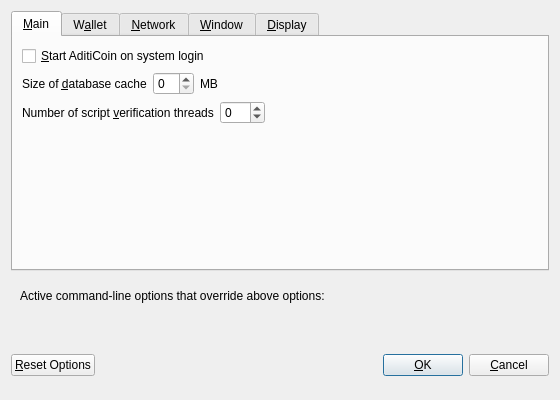
<?xml version="1.0" encoding="UTF-8"?>
<ui version="4.0">
 <class>OptionsDialog</class>
 <widget class="QDialog" name="OptionsDialog">
  <property name="geometry">
   <rect>
    <x>0</x>
    <y>0</y>
    <width>560</width>
    <height>400</height>
   </rect>
  </property>
  <property name="windowTitle">
   <string>Options</string>
  </property>
  <property name="modal">
   <bool>true</bool>
  </property>
  <layout class="QVBoxLayout" name="verticalLayout">
   <item>
    <widget class="QTabWidget" name="tabWidget">
     <property name="currentIndex">
      <number>0</number>
     </property>
     <widget class="QWidget" name="tabMain">
      <attribute name="title">
       <string>&amp;Main</string>
      </attribute>
      <layout class="QVBoxLayout" name="verticalLayout_Main">
       <item>
        <widget class="QCheckBox" name="bitcoinAtStartup">
         <property name="toolTip">
          <string>Automatically start AditiCoin after logging in to the system.</string>
         </property>
         <property name="text">
          <string>&amp;Start AditiCoin on system login</string>
         </property>
        </widget>
       </item>
       <item>
        <layout class="QHBoxLayout" name="horizontalLayout_2_Main">
         <item>
          <widget class="QLabel" name="databaseCacheLabel">
           <property name="text">
            <string>Size of &amp;database cache</string>
           </property>
           <property name="textFormat">
            <enum>Qt::PlainText</enum>
           </property>
           <property name="buddy">
            <cstring>databaseCache</cstring>
           </property>
          </widget>
         </item>
         <item>
          <widget class="QSpinBox" name="databaseCache"/>
         </item>
         <item>
          <widget class="QLabel" name="databaseCacheUnitLabel">
           <property name="text">
            <string>MB</string>
           </property>
           <property name="textFormat">
            <enum>Qt::PlainText</enum>
           </property>
          </widget>
         </item>
         <item>
          <spacer name="horizontalSpacer_2_Main">
           <property name="orientation">
            <enum>Qt::Horizontal</enum>
           </property>
           <property name="sizeHint" stdset="0">
            <size>
             <width>40</width>
             <height>20</height>
            </size>
           </property>
          </spacer>
         </item>
        </layout>
       </item>
       <item>
        <layout class="QHBoxLayout" name="horizontalLayout_3_Main">
         <item>
          <widget class="QLabel" name="threadsScriptVerifLabel">
           <property name="text">
            <string>Number of script &amp;verification threads</string>
           </property>
           <property name="textFormat">
            <enum>Qt::PlainText</enum>
           </property>
           <property name="buddy">
            <cstring>threadsScriptVerif</cstring>
           </property>
          </widget>
         </item>
         <item>
          <widget class="QSpinBox" name="threadsScriptVerif">
           <property name="toolTip">
            <string>Set the number of script verification threads (up to 16, 0 = auto, &lt;0 = leave that many cores free, default: 0)</string>
           </property>
           <property name="minimum">
            <number>-16</number>
           </property>
           <property name="maximum">
            <number>16</number>
           </property>
          </widget>
         </item>
         <item>
          <spacer name="horizontalSpacer_3_Main">
           <property name="orientation">
            <enum>Qt::Horizontal</enum>
           </property>
           <property name="sizeHint" stdset="0">
            <size>
             <width>40</width>
             <height>20</height>
            </size>
           </property>
          </spacer>
         </item>
        </layout>
       </item>
       <item>
        <spacer name="verticalSpacer_Main">
         <property name="orientation">
          <enum>Qt::Vertical</enum>
         </property>
         <property name="sizeHint" stdset="0">
          <size>
           <width>20</width>
           <height>40</height>
          </size>
         </property>
        </spacer>
       </item>
      </layout>
     </widget>
     <widget class="QWidget" name="tabWallet">
      <attribute name="title">
       <string>W&amp;allet</string>
      </attribute>
      <layout class="QVBoxLayout" name="verticalLayout_Wallet">
       <item>
        <widget class="QLabel" name="transactionFeeInfoLabel">
         <property name="text">
          <string>Optional transaction fee per kB that helps make sure your transactions are processed quickly. Most transactions are 1 kB.</string>
         </property>
         <property name="textFormat">
          <enum>Qt::PlainText</enum>
         </property>
         <property name="wordWrap">
          <bool>true</bool>
         </property>
        </widget>
       </item>
       <item>
        <layout class="QHBoxLayout" name="horizontalLayout_1_Wallet">
         <item>
          <widget class="QLabel" name="transactionFeeLabel">
           <property name="text">
            <string>Pay transaction &amp;fee</string>
           </property>
           <property name="textFormat">
            <enum>Qt::PlainText</enum>
           </property>
           <property name="buddy">
            <cstring>transactionFee</cstring>
           </property>
          </widget>
         </item>
         <item>
          <widget class="BitcoinAmountField" name="transactionFee"/>
         </item>
         <item>
          <spacer name="horizontalSpacer_1_Wallet">
           <property name="orientation">
            <enum>Qt::Horizontal</enum>
           </property>
           <property name="sizeHint" stdset="0">
            <size>
             <width>40</width>
             <height>20</height>
            </size>
           </property>
          </spacer>
         </item>
        </layout>
       </item>
       <item>
        <widget class="QLabel" name="spendZeroConfChangeInfoLabel">
         <property name="text">
          <string>If you disable the spending of unconfirmed change, the change from a transaction cannot be used until that transaction has at least one confirmation. This also affects how your balance is computed.</string>
         </property>
         <property name="textFormat">
          <enum>Qt::PlainText</enum>
         </property>
         <property name="wordWrap">
          <bool>true</bool>
         </property>
        </widget>
       </item>
       <item>
        <widget class="QCheckBox" name="spendZeroConfChange">
         <property name="text">
          <string>&amp;Spend unconfirmed change (experts only)</string>
         </property>
        </widget>
       </item>
       <item>
        <spacer name="verticalSpacer_Wallet">
         <property name="orientation">
          <enum>Qt::Vertical</enum>
         </property>
         <property name="sizeHint" stdset="0">
          <size>
           <width>20</width>
           <height>40</height>
          </size>
         </property>
        </spacer>
       </item>
      </layout>
     </widget>
     <widget class="QWidget" name="tabNetwork">
      <attribute name="title">
       <string>&amp;Network</string>
      </attribute>
      <layout class="QVBoxLayout" name="verticalLayout_Network">
       <item>
        <widget class="QCheckBox" name="mapPortUpnp">
         <property name="toolTip">
          <string>Automatically open the AditiCoin client port on the router. This only works when your router supports UPnP and it is enabled.</string>
         </property>
         <property name="text">
          <string>Map port using &amp;UPnP</string>
         </property>
        </widget>
       </item>
       <item>
        <widget class="QCheckBox" name="connectSocks">
         <property name="toolTip">
          <string>Connect to the AditiCoin network through a SOCKS proxy.</string>
         </property>
         <property name="text">
          <string>&amp;Connect through SOCKS proxy (default proxy):</string>
         </property>
        </widget>
       </item>
       <item>
        <layout class="QHBoxLayout" name="horizontalLayout_1_Network">
         <item>
          <widget class="QLabel" name="proxyIpLabel">
           <property name="text">
            <string>Proxy &amp;IP:</string>
           </property>
           <property name="textFormat">
            <enum>Qt::PlainText</enum>
           </property>
           <property name="buddy">
            <cstring>proxyIp</cstring>
           </property>
          </widget>
         </item>
         <item>
          <widget class="QValidatedLineEdit" name="proxyIp">
           <property name="minimumSize">
            <size>
             <width>140</width>
             <height>0</height>
            </size>
           </property>
           <property name="maximumSize">
            <size>
             <width>140</width>
             <height>16777215</height>
            </size>
           </property>
           <property name="toolTip">
            <string>IP address of the proxy (e.g. IPv4: 127.0.0.1 / IPv6: ::1)</string>
           </property>
          </widget>
         </item>
         <item>
          <widget class="QLabel" name="proxyPortLabel">
           <property name="text">
            <string>&amp;Port:</string>
           </property>
           <property name="textFormat">
            <enum>Qt::PlainText</enum>
           </property>
           <property name="buddy">
            <cstring>proxyPort</cstring>
           </property>
          </widget>
         </item>
         <item>
          <widget class="QLineEdit" name="proxyPort">
           <property name="minimumSize">
            <size>
             <width>55</width>
             <height>0</height>
            </size>
           </property>
           <property name="maximumSize">
            <size>
             <width>55</width>
             <height>16777215</height>
            </size>
           </property>
           <property name="toolTip">
            <string>Port of the proxy (e.g. 9050)</string>
           </property>
          </widget>
         </item>
         <item>
          <widget class="QLabel" name="socksVersionLabel">
           <property name="text">
            <string>SOCKS &amp;Version:</string>
           </property>
           <property name="textFormat">
            <enum>Qt::PlainText</enum>
           </property>
           <property name="buddy">
            <cstring>socksVersion</cstring>
           </property>
          </widget>
         </item>
         <item>
          <widget class="QValueComboBox" name="socksVersion">
           <property name="toolTip">
            <string>SOCKS version of the proxy (e.g. 5)</string>
           </property>
          </widget>
         </item>
         <item>
          <spacer name="horizontalSpacer_1_Network">
           <property name="orientation">
            <enum>Qt::Horizontal</enum>
           </property>
           <property name="sizeHint" stdset="0">
            <size>
             <width>40</width>
             <height>20</height>
            </size>
           </property>
          </spacer>
         </item>
        </layout>
       </item>
       <item>
        <spacer name="verticalSpacer_Network">
         <property name="orientation">
          <enum>Qt::Vertical</enum>
         </property>
         <property name="sizeHint" stdset="0">
          <size>
           <width>20</width>
           <height>40</height>
          </size>
         </property>
        </spacer>
       </item>
      </layout>
     </widget>
     <widget class="QWidget" name="tabWindow">
      <attribute name="title">
       <string>&amp;Window</string>
      </attribute>
      <layout class="QVBoxLayout" name="verticalLayout_Window">
       <item>
        <widget class="QCheckBox" name="minimizeToTray">
         <property name="toolTip">
          <string>Show only a tray icon after minimizing the window.</string>
         </property>
         <property name="text">
          <string>&amp;Minimize to the tray instead of the taskbar</string>
         </property>
        </widget>
       </item>
       <item>
        <widget class="QCheckBox" name="minimizeOnClose">
         <property name="toolTip">
          <string>Minimize instead of exit the application when the window is closed. When this option is enabled, the application will be closed only after selecting Quit in the menu.</string>
         </property>
         <property name="text">
          <string>M&amp;inimize on close</string>
         </property>
        </widget>
       </item>
       <item>
        <spacer name="verticalSpacer_Window">
         <property name="orientation">
          <enum>Qt::Vertical</enum>
         </property>
         <property name="sizeHint" stdset="0">
          <size>
           <width>20</width>
           <height>40</height>
          </size>
         </property>
        </spacer>
       </item>
      </layout>
     </widget>
     <widget class="QWidget" name="tabDisplay">
      <attribute name="title">
       <string>&amp;Display</string>
      </attribute>
      <layout class="QVBoxLayout" name="verticalLayout_Display">
       <item>
        <layout class="QHBoxLayout" name="horizontalLayout_1_Display">
         <item>
          <widget class="QLabel" name="langLabel">
           <property name="text">
            <string>User Interface &amp;language:</string>
           </property>
           <property name="textFormat">
            <enum>Qt::PlainText</enum>
           </property>
           <property name="buddy">
            <cstring>lang</cstring>
           </property>
          </widget>
         </item>
         <item>
          <widget class="QValueComboBox" name="lang">
           <property name="toolTip">
            <string>The user interface language can be set here. This setting will take effect after restarting AditiCoin.</string>
           </property>
          </widget>
         </item>
        </layout>
       </item>
       <item>
        <layout class="QHBoxLayout" name="horizontalLayout_2_Display">
         <item>
          <widget class="QLabel" name="unitLabel">
           <property name="text">
            <string>&amp;Unit to show amounts in:</string>
           </property>
           <property name="textFormat">
            <enum>Qt::PlainText</enum>
           </property>
           <property name="buddy">
            <cstring>unit</cstring>
           </property>
          </widget>
         </item>
         <item>
          <widget class="QValueComboBox" name="unit">
           <property name="toolTip">
            <string>Choose the default subdivision unit to show in the interface and when sending coins.</string>
           </property>
          </widget>
         </item>
        </layout>
       </item>
       <item>
        <widget class="QCheckBox" name="displayAddresses">
         <property name="toolTip">
          <string>Whether to show AditiCoin addresses in the transaction list or not.</string>
         </property>
         <property name="text">
          <string>&amp;Display addresses in transaction list</string>
         </property>
        </widget>
       </item>
       <item>
        <widget class="QCheckBox" name="coinControlFeatures">
         <property name="toolTip">
          <string>Whether to show coin control features or not.</string>
         </property>
         <property name="text">
          <string>Display coin &amp;control features (experts only)</string>
         </property>
        </widget>
       </item>
       <item>
        <spacer name="verticalSpacer_Display">
         <property name="orientation">
          <enum>Qt::Vertical</enum>
         </property>
         <property name="sizeHint" stdset="0">
          <size>
           <width>20</width>
           <height>40</height>
          </size>
         </property>
        </spacer>
       </item>
      </layout>
     </widget>
    </widget>
   </item>
   <item>
    <widget class="QFrame" name="frame">
     <layout class="QVBoxLayout" name="verticalLayout_Bottom">
      <item>
       <layout class="QHBoxLayout" name="horizontalLayout_Bottom">
        <item>
         <widget class="QLabel" name="overriddenByCommandLineInfoLabel">
          <property name="text">
           <string>Active command-line options that override above options:</string>
          </property>
          <property name="textFormat">
           <enum>Qt::PlainText</enum>
          </property>
         </widget>
        </item>
        <item>
         <spacer name="horizontalSpacer_Bottom">
          <property name="orientation">
           <enum>Qt::Horizontal</enum>
          </property>
          <property name="sizeHint" stdset="0">
           <size>
            <width>40</width>
            <height>20</height>
           </size>
          </property>
         </spacer>
        </item>
       </layout>
      </item>
      <item>
       <widget class="QLabel" name="overriddenByCommandLineLabel">
        <property name="text">
         <string/>
        </property>
        <property name="textFormat">
         <enum>Qt::PlainText</enum>
        </property>
        <property name="wordWrap">
         <bool>true</bool>
        </property>
       </widget>
      </item>
     </layout>
    </widget>
   </item>
   <item>
    <layout class="QHBoxLayout" name="horizontalLayout_Buttons">
     <item>
      <widget class="QPushButton" name="resetButton">
       <property name="toolTip">
        <string>Reset all client options to default.</string>
       </property>
       <property name="text">
        <string>&amp;Reset Options</string>
       </property>
       <property name="autoDefault">
        <bool>false</bool>
       </property>
      </widget>
     </item>
     <item>
      <spacer name="horizontalSpacer_1">
       <property name="orientation">
        <enum>Qt::Horizontal</enum>
       </property>
       <property name="sizeHint" stdset="0">
        <size>
         <width>40</width>
         <height>48</height>
        </size>
       </property>
      </spacer>
     </item>
     <item>
      <widget class="QLabel" name="statusLabel">
       <property name="minimumSize">
        <size>
         <width>200</width>
         <height>0</height>
        </size>
       </property>
       <property name="font">
        <font>
         <weight>75</weight>
         <bold>true</bold>
        </font>
       </property>
       <property name="text">
        <string/>
       </property>
       <property name="textFormat">
        <enum>Qt::PlainText</enum>
       </property>
       <property name="wordWrap">
        <bool>true</bool>
       </property>
      </widget>
     </item>
     <item>
      <spacer name="horizontalSpacer_2">
       <property name="orientation">
        <enum>Qt::Horizontal</enum>
       </property>
       <property name="sizeHint" stdset="0">
        <size>
         <width>40</width>
         <height>48</height>
        </size>
       </property>
      </spacer>
     </item>
     <item>
      <widget class="QPushButton" name="okButton">
       <property name="text">
        <string>&amp;OK</string>
       </property>
      </widget>
     </item>
     <item>
      <widget class="QPushButton" name="cancelButton">
       <property name="text">
        <string>&amp;Cancel</string>
       </property>
       <property name="autoDefault">
        <bool>false</bool>
       </property>
      </widget>
     </item>
    </layout>
   </item>
  </layout>
 </widget>
 <customwidgets>
  <customwidget>
   <class>BitcoinAmountField</class>
   <extends>QLineEdit</extends>
   <header>bitcoinamountfield.h</header>
   <container>1</container>
  </customwidget>
  <customwidget>
   <class>QValidatedLineEdit</class>
   <extends>QLineEdit</extends>
   <header>qvalidatedlineedit.h</header>
  </customwidget>
  <customwidget>
   <class>QValueComboBox</class>
   <extends>QComboBox</extends>
   <header>qvaluecombobox.h</header>
  </customwidget>
 </customwidgets>
 <resources/>
 <connections/>
</ui>
